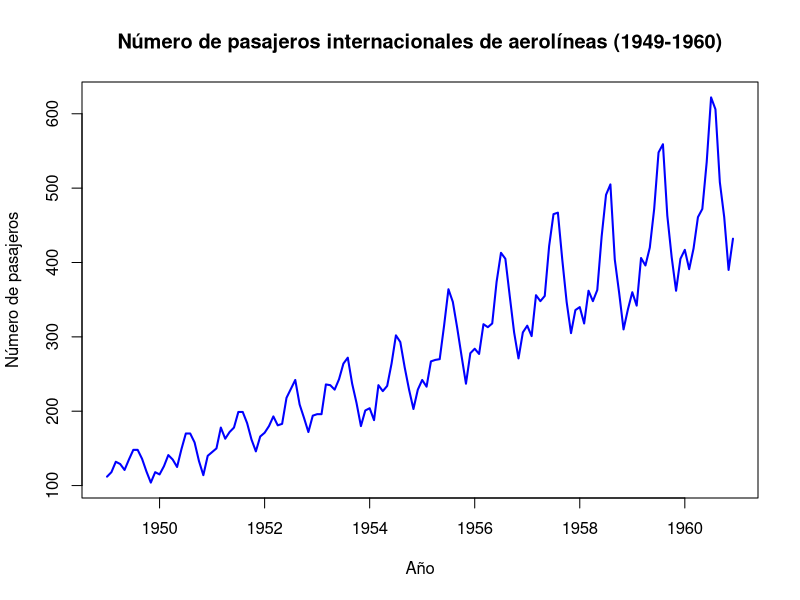
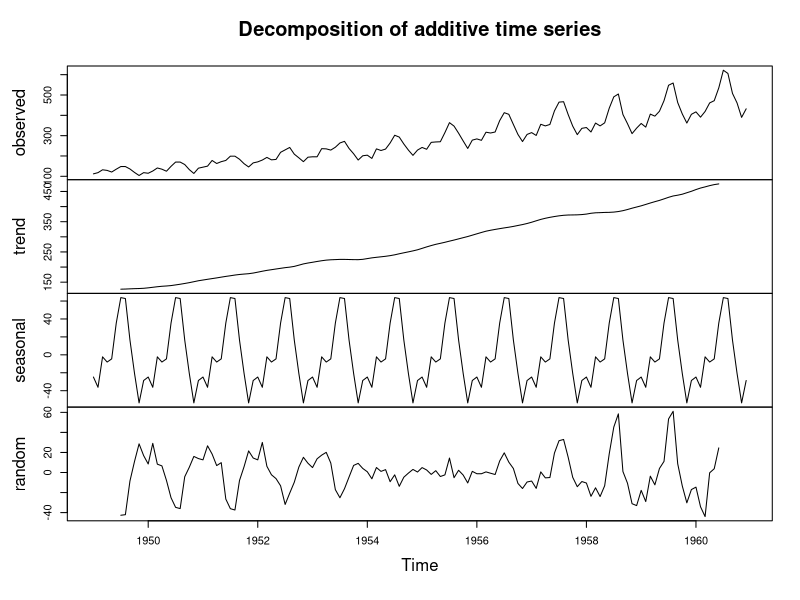
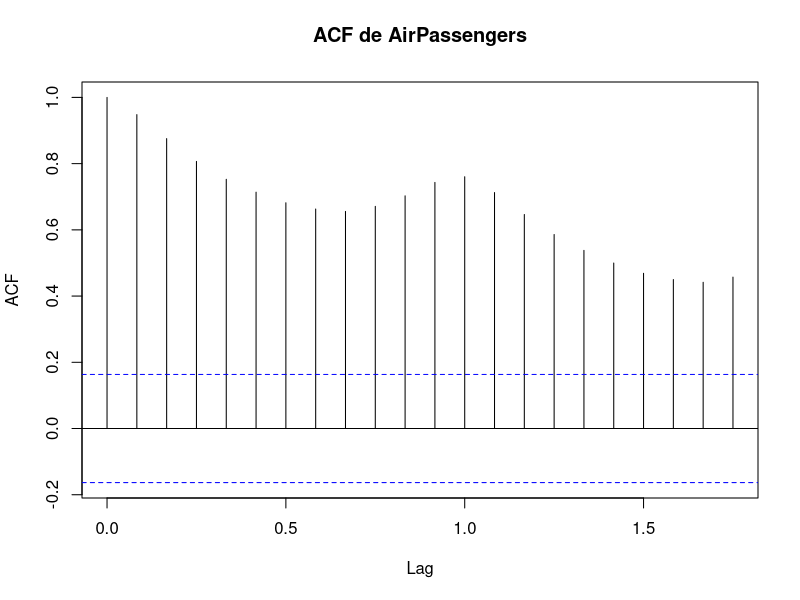
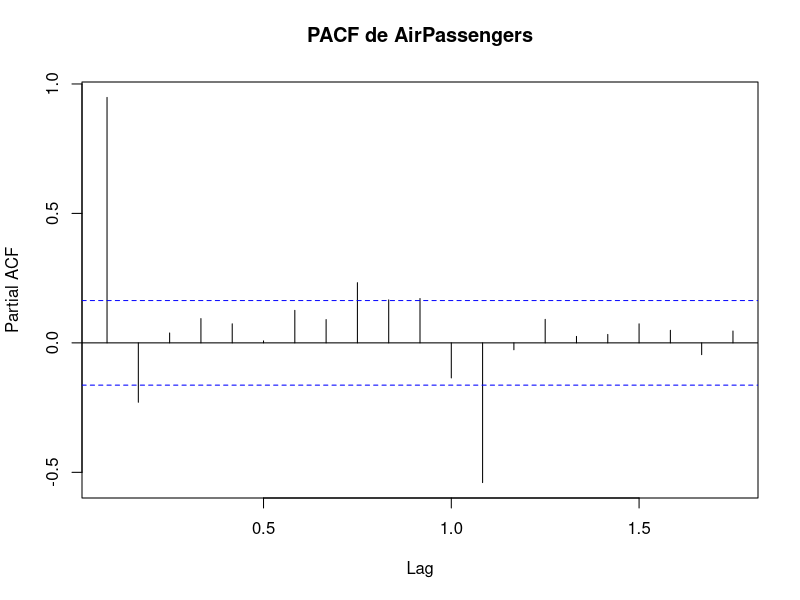
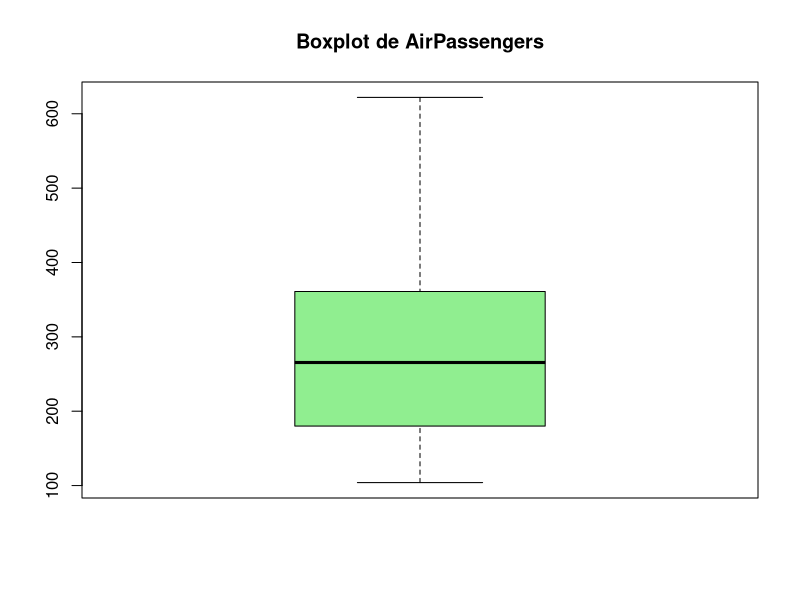

Source code (R) for these figures, in order:
# Cargar librerías necesarias
library(tseries)
library(ggplot2)
library(forecast)

# 1. Cargar el dataset
data("AirPassengers")

# Verificar la clase y resumen del dataset
class(AirPassengers)  # Debe ser 'ts' (serie temporal)
summary(AirPassengers) # Resumen estadístico
start(AirPassengers)   # Ver el inicio de la serie
end(AirPassengers)     # Ver el fin de la serie
frequency(AirPassengers) # Frecuencia: 12 (mensual)

# 2. Exploración inicial

# Graficar la serie temporal para observar la tendencia y patrones estacionales
plot(AirPassengers, main = "Número de pasajeros internacionales de aerolíneas (1949-1960)",
     xlab = "Año", ylab = "Número de pasajeros", col = "blue", lwd = 2)

# Estadísticas descriptivas
mean(AirPassengers)  # Media
sd(AirPassengers)    # Desviación estándar

# 3. Análisis de tendencia y estacionalidad

# Descomponer la serie temporal
decomposed_series <- decompose(AirPassengers)

# Visualizar los componentes: tendencia, estacionalidad y aleatorio
plot(decomposed_series)

# 4. Análisis de estacionariedad

# Graficar ACF y PACF
acf(AirPassengers, main = "ACF de AirPassengers")
pacf(AirPassengers, main = "PACF de AirPassengers")

# Aplicar la prueba ADF (Dickey-Fuller) para comprobar la estacionariedad
adf_test <- adf.test(AirPassengers)
print(adf_test)  # Verificar el p-value de la prueba

# Si la serie no es estacionaria, diferenciación simple
if(adf_test$p.value > 0.05) {
  AirPassengers_diff <- diff(AirPassengers)
  # Graficar la serie diferenciada
  plot(AirPassengers_diff, main = "Serie diferenciada", ylab = "Diferencia")
}

# 5. Detección de valores atípicos

# Visualizar posibles outliers utilizando un boxplot
boxplot(AirPassengers, main = "Boxplot de AirPassengers", col = "lightgreen")

# Resaltar valores atípicos
outliers <- which(AirPassengers > quantile(AirPassengers, 0.75) + 1.5 * IQR(AirPassengers) |
                  AirPassengers < quantile(AirPassengers, 0.25) - 1.5 * IQR(AirPassengers))

# 6. Interpretación de resultados

# Resumen de la descomposición de la serie temporal
cat("La serie temporal muestra una tendencia creciente a lo largo del tiempo. La estacionalidad es evidente
    con picos altos en ciertos meses cada año, lo que indica un patrón estacional. Los componentes aleatorios
    muestran pequeñas variaciones alrededor de la tendencia.")
  
# 7. Entrega

# Guardar el archivo como .Rmd o .R

